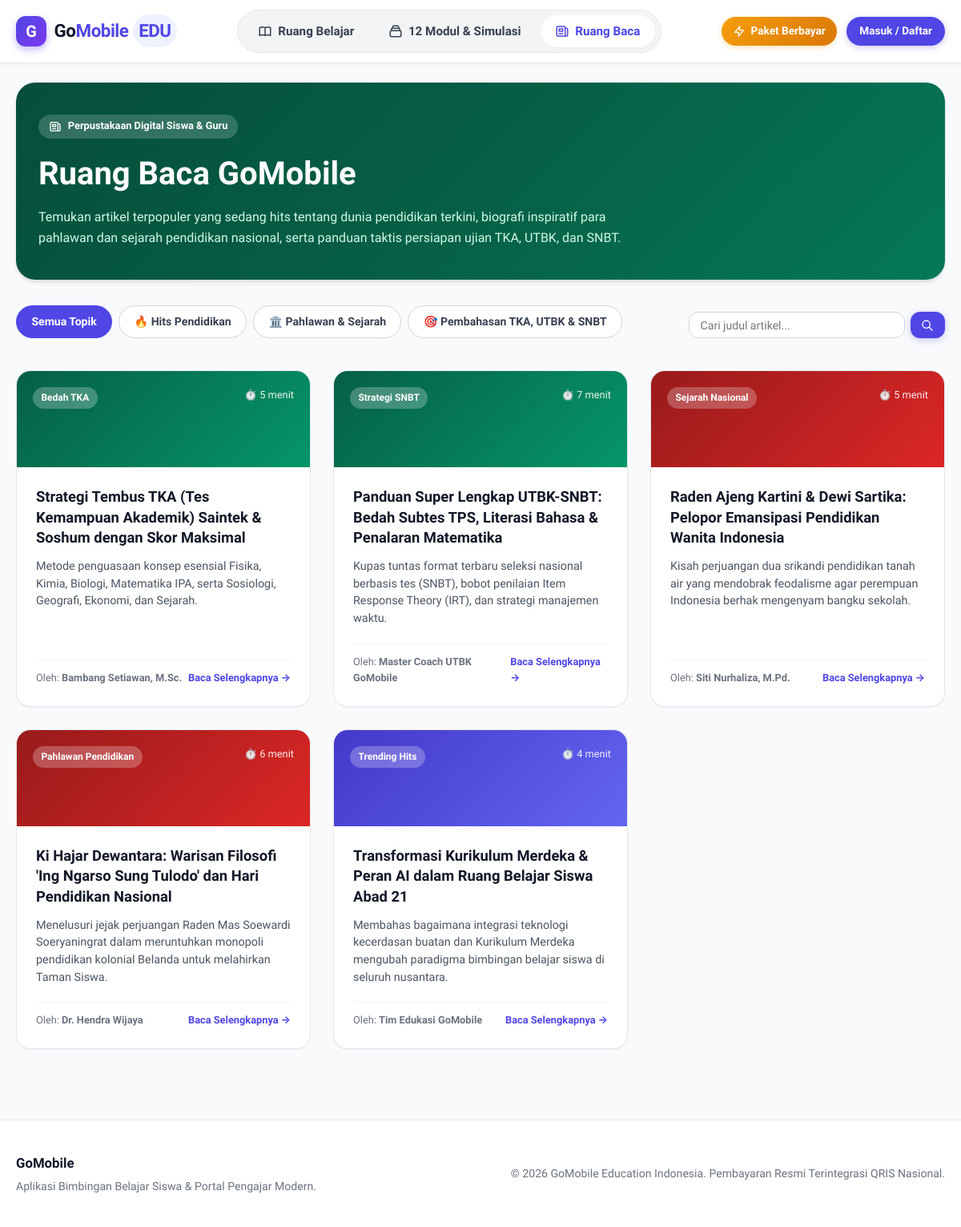
The page /ruang-baca on the database its author committed.
### tables this page shows
CREATE TABLE articles (
        id INTEGER PRIMARY KEY AUTOINCREMENT,
        title TEXT NOT NULL,
        category TEXT NOT NULL, -- 'hits', 'pahlawan_sejarah', 'utbk_snbt_tka'
        summary TEXT NOT NULL,
        content TEXT NOT NULL,
        author TEXT NOT NULL,
        read_time TEXT DEFAULT '5 menit',
        views INTEGER DEFAULT 0,
        badge TEXT,
        created_at TIMESTAMP DEFAULT CURRENT_TIMESTAMP
    );

### app.py (the view)
@app.route('/ruang-baca')
def ruang_baca():
    category = request.args.get('kat', 'semua')
    query = request.args.get('q', '').strip()
    conn = get_db()
    cursor = conn.cursor()
    sql = "SELECT * FROM articles WHERE 1=1"
    params = []
    if category != 'semua' and category:
        sql += " AND category = ?"
        params.append(category)
    if query:
        sql += " AND (title LIKE ? OR summary LIKE ? OR content LIKE ?)"
        params.extend([f"%{query}%", f"%{query}%", f"%{query}%"])
    sql += " ORDER BY id DESC"
    cursor.execute(sql, params)
    articles = cursor.fetchall()
    conn.close()
    return render_template(
        'ruang_baca.html',
        articles=articles,
        current_cat=category,
        search_query=query
    )

### app.py (called while the page is built)
@app.before_request
def load_logged_in_user():
    user_id = session.get('user_id')
    if user_id is None:
        g.user = None
    else:
        conn = get_db()
        cursor = conn.cursor()
        cursor.execute("SELECT * FROM users WHERE id = ?", (user_id,))
        g.user = cursor.fetchone()
        conn.close()

### database.py (called while the page is built, shortened)
def get_db_path():
    if os.environ.get('GOMOBILE_DB_PATH'):
        return os.environ['GOMOBILE_DB_PATH']

def get_db():
    db_path = get_db_path()
    needs_init = not os.path.exists(db_path)
    conn = sqlite3.connect(db_path)
    conn.row_factory = sqlite3.Row
    if needs_init:
        _init_db_tables_and_seeds(conn)
    return conn

### templates/ruang_baca.html (shortened to what this page needs)
{% extends "base.html" %}
{% block content %}
<div class="container">
  <div style="background:linear-gradient(135deg, #064E3B 0%, #065F46 50%, #047857 100%);color:#FFF;border-radius:var(--radius-xl);padding:2.5rem 1.75rem;margin-bottom:2rem;box-shadow:var(--shadow-md);">
    <div style="display:inline-flex;align-items:center;gap:0.5rem;background:rgba(255,255,255,0.18);padding:0.3rem 0.8rem;border-radius:999px;font-size:0.8rem;font-weight:700;margin-bottom:0.75rem;">
      <svg style="width:16px;height:16px;" fill="none" stroke="currentColor" viewBox="0 0 24 24">
        <path stroke-linecap="round" stroke-linejoin="round" stroke-width="2" d="M19 20H5a2 2 0 01-2-2V6a2 2 0 012-2h10a2 2 0 012 2v1m2 13a2 2 0 01-2-2V7m2 13a2 2 0 002-2V9a2 2 0 00-2-2h-2m-4-3H9M7 16h6M7 8h6v4H7V8z"></path>
      </svg>
      Perpustakaan Digital Siswa &amp; Guru
    </div>
    <h1 style="font-size:clamp(1.75rem, 3.5vw, 2.5rem);font-weight:800;margin-bottom:0.6rem;">
      Ruang Baca GoMobile
    </h1>
    <p style="font-size:1rem;color:#D1FAE5;max-width:760px;line-height:1.6;">
      Temukan artikel terpopuler yang sedang hits tentang dunia pendidikan terkini, biografi inspiratif para pahlawan dan sejarah pendidikan nasional, serta panduan taktis persiapan ujian TKA, UTBK, dan SNBT.
    </p>
  </div>
  <div style="display:flex;justify-content:space-between;align-items:center;flex-wrap:wrap;gap:1rem;margin-bottom:2rem;">
    <div class="article-filter-bar" style="margin-bottom:0;">
      <a href="{{ url_for('ruang_baca', kat='semua') }}" class="filter-chip {% if not current_cat or current_cat == 'semua' %}active{% endif %}">
        Semua Topik
      </a>
      <a href="{{ url_for('ruang_baca', kat='hits') }}" class="filter-chip {% if current_cat == 'hits' %}active{% endif %}">
        🔥 Hits Pendidikan
      </a>
      <a href="{{ url_for('ruang_baca', kat='pahlawan_sejarah') }}" class="filter-chip {% if current_cat == 'pahlawan_sejarah' %}active{% endif %}">
        🏛️ Pahlawan &amp; Sejarah
      </a>
      <a href="{{ url_for('ruang_baca', kat='utbk_snbt_tka') }}" class="filter-chip {% if current_cat == 'utbk_snbt_tka' %}active{% endif %}">
        🎯 Pembahasan TKA, UTBK &amp; SNBT
      </a>
    </div>
    <form method="GET" action="{{ url_for('ruang_baca') }}" style="display:flex;gap:0.4rem;flex:1;max-width:320px;">
      <input type="text" name="q" value="{{ search_query or '' }}" placeholder="Cari judul artikel..." class="form-control" style="padding:0.45rem 0.85rem;font-size:0.88rem;">
      <button type="submit" class="btn btn-primary" style="padding:0.45rem 0.85rem;">
        <svg style="width:16px;height:16px;" fill="none" stroke="currentColor" viewBox="0 0 24 24">
          <path stroke-linecap="round" stroke-linejoin="round" stroke-width="2" d="M21 21l-6-6m2-5a7 7 0 11-14 0 7 7 0 0114 0z"></path>
        </svg>
      </button>
    </form>
  </div>
  {% if articles %}
  <div class="articles-grid">
    {% for article in articles %}
    <a href="{{ url_for('artikel_detail', article_id=article.id) }}" class="article-card">
      <div class="article-card-header {% if article.category == 'hits' %}article-header-hits{% elif article.category == 'pahlawan_sejarah' %}article-header-pahlawan{% else %}article-header-utbk{% endif %}">
        <span class="badge" style="background:rgba(255,255,255,0.25);color:#FFF;backdrop-filter:blur(4px);">
          {{ article.badge or 'Artikel' }}
        </span>
        <span style="color:#FFF;font-size:0.8rem;opacity:0.9;">
          ⏱️ {{ article.read_time }}
        </span>
      </div>
      <div class="article-card-body">
        <h2 class="article-card-title">{{ article.title }}</h2>
        <p class="article-card-summary">{{ article.summary }}</p>
        <div class="article-card-meta">
          <span>Oleh: <strong>{{ article.author }}</strong></span>
          <span style="color:var(--primary);font-weight:700;">Baca Selengkapnya &rarr;</span>
        </div>
      </div>
    </a>
    {% endfor %}
  </div>
  {% endif %}
</div>
{% endblock %}

### static/css/style.css (style rules this page uses)
:root { --primary: #4F46E5; --primary-hover: #4338CA; --primary-light: #EEF2FF; --secondary: #06B6D4; --accent: #F59E0B; --success: #10B981; --success-light: #D1FAE5; --danger: #EF4444; --danger-light: #FEE2E2; --dark: #0F172A; --gray-900: #111827; --gray-800: #1F2937; --gray-700: #374151; --gray-600: #4B5563; --gray-500: #6B7280; --gray-400: #9CA3AF; --gray-300: #D1D5DB; --gray-200: #E5E7EB; --gray-100: #F3F4F6; --gray-50: #F9FAFB; --white: #FFFFFF; --radius-sm: 8px; --radius-md: 12px; --radius-lg: 18px; --radius-xl: 24px; --shadow-sm: 0 1px 2px 0 rgba(0, 0, 0, 0.05); --shadow-md: 0 4px 6px -1px rgba(0, 0, 0, 0.1), 0 2px 4px -1px rgba(0, 0, 0, 0.06); --shadow-lg: 0 10px 15px -3px rgba(0, 0, 0, 0.1), 0 4px 6px -2px rgba(0, 0, 0, 0.05); --shadow-xl: 0 20px 25px -5px rgba(0, 0, 0, 0.1), 0 10px 10px -5px rgba(0, 0, 0, 0.04); --font-sans: 'Inter', system-ui, -apple-system, BlinkMacSystemFont, "Segoe UI", Roboto, sans-serif; }
*, *::before, *::after { box-sizing: border-box; margin: 0; padding: 0; }
html { font-size: 16px; scroll-behavior: smooth; -webkit-text-size-adjust: 100%; }
body { font-family: var(--font-sans); background-color: #F8FAFC; color: var(--gray-800); line-height: 1.6; min-height: 100vh; display: flex; flex-direction: column; }
.container { max-width: 1200px; margin: 0 auto; padding: 1.5rem 1.25rem; }
.article-filter-bar { display: flex; gap: 0.5rem; overflow-x: auto; padding-bottom: 0.5rem; margin-bottom: 1.75rem; }
.filter-chip { padding: 0.5rem 1.15rem; border-radius: 999px; background: var(--white); border: 1px solid var(--gray-300); color: var(--gray-700); font-size: 0.88rem; font-weight: 600; cursor: pointer; white-space: nowrap; text-decoration: none; transition: all 0.2s ease; }
.filter-chip.active { background: var(--primary); color: var(--white); border-color: var(--primary); }
.articles-grid { display: grid; grid-template-columns: repeat(auto-fit, minmax(320px, 1fr)); gap: 1.75rem; }
.article-card { background: var(--white); border-radius: var(--radius-lg); border: 1px solid var(--gray-200); box-shadow: var(--shadow-sm); overflow: hidden; transition: all 0.25s ease; display: flex; flex-direction: column; text-decoration: none; color: inherit; }
.article-card-header { height: 120px; background: linear-gradient(135deg, #1E293B 0%, #334155 100%); padding: 1.25rem; position: relative; display: flex; align-items: flex-start; justify-content: space-between; }
.article-header-hits { background: linear-gradient(135deg, #4338CA 0%, #6366F1 100%); }
.article-header-pahlawan { background: linear-gradient(135deg, #991B1B 0%, #DC2626 100%); }
.article-header-utbk { background: linear-gradient(135deg, #065F46 0%, #059669 100%); }
.article-card-body { padding: 1.5rem; flex: 1; display: flex; flex-direction: column; }
.article-card-title { font-size: 1.15rem; font-weight: 700; color: var(--gray-900); line-height: 1.4; margin-bottom: 0.75rem; }
.article-card-summary { font-size: 0.9rem; color: var(--gray-600); line-height: 1.5; margin-bottom: 1.25rem; flex: 1; }
.article-card-meta { display: flex; align-items: center; justify-content: space-between; font-size: 0.8rem; color: var(--gray-500); border-top: 1px solid var(--gray-100); padding-top: 0.75rem; }
.form-control { width: 100%; padding: 0.75rem 1rem; border: 1.5px solid var(--gray-300); border-radius: var(--radius-md); font-size: 0.95rem; font-family: inherit; transition: border-color 0.2s ease, box-shadow 0.2s ease; background: var(--white); }
.btn { display: inline-flex; align-items: center; justify-content: center; gap: 0.5rem; padding: 0.75rem 1.5rem; border-radius: var(--radius-md); font-weight: 700; font-size: 0.95rem; border: none; cursor: pointer; text-decoration: none; transition: all 0.2s ease; }
.btn-primary { background: var(--primary); color: var(--white); box-shadow: 0 2px 8px rgba(79, 70, 229, 0.3); }
.badge { display: inline-block; padding: 0.25rem 0.65rem; border-radius: 999px; font-size: 0.75rem; font-weight: 700; }

### templates/base.html (style rules this page uses)
body { font-family: 'Plus Jakarta Sans', var(--font-sans); }

### rows shown on the page
articles: badge "Bedah TKA", read_time "5 menit", title "Strategi Tembus TKA (Tes Kemampuan Akademik) Saintek & Soshum dengan Skor Maksimal", summary "Metode penguasaan konsep esensial Fisika, Kimia, Biologi, Matematika IPA, serta Sosiologi, Geografi, Ekonomi, dan Sejarah.", author "Bambang Setiawan, M.Sc."
articles: badge "Strategi SNBT", read_time "7 menit", title "Panduan Super Lengkap UTBK-SNBT: Bedah Subtes TPS, Literasi Bahasa & Penalaran Matematika", summary "Kupas tuntas format terbaru seleksi nasional berbasis tes (SNBT), bobot penilaian Item Response Theory (IRT), dan strategi manajemen waktu.", author "Master Coach UTBK GoMobile"
articles: badge "Sejarah Nasional", read_time "5 menit", title "Raden Ajeng Kartini & Dewi Sartika: Pelopor Emansipasi Pendidikan Wanita Indonesia", summary "Kisah perjuangan dua srikandi pendidikan tanah air yang mendobrak feodalisme agar perempuan Indonesia berhak mengenyam bangku sekolah.", author "Siti Nurhaliza, M.Pd."
articles: badge "Pahlawan Pendidikan", read_time "6 menit", title "Ki Hajar Dewantara: Warisan Filosofi 'Ing Ngarso Sung Tulodo' dan Hari Pendidikan Nasional", summary "Menelusuri jejak perjuangan Raden Mas Soewardi Soeryaningrat dalam meruntuhkan monopoli pendidikan kolonial Belanda untuk melahirkan Taman Siswa.", author "Dr. Hendra Wijaya"
articles: badge "Trending Hits", read_time "4 menit", title "Transformasi Kurikulum Merdeka & Peran AI dalam Ruang Belajar Siswa Abad 21", summary "Membahas bagaimana integrasi teknologi kecerdasan buatan dan Kurikulum Merdeka mengubah paradigma bimbingan belajar siswa di seluruh nusantara.", author "Tim Edukasi GoMobile"
